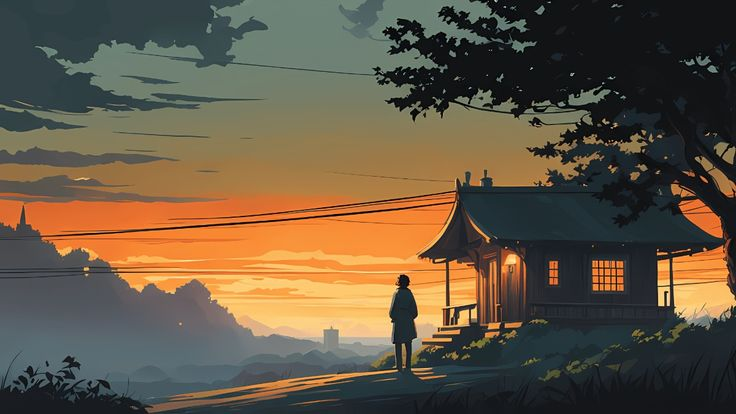
#> input picture Open_CV/resources/images/img3.jpg, 736 x 414 px
$ python 15_bw_image.py
#> lines starting #> are read from the running program, lines starting #| are printed output that depends on the picture; after the words box and inside, x2 and y2 are one past the last pixel; in counts of white or black regions, pixels touching at a corner belong together
import cv2

img = cv2.imread('../resources/images/img3.jpg')
#> img is the input picture: shape (414, 736, 3); mean B, G, R 67.5, 86.9, 100.8

g_img = cv2.cvtColor(img, cv2.COLOR_BGR2GRAY)
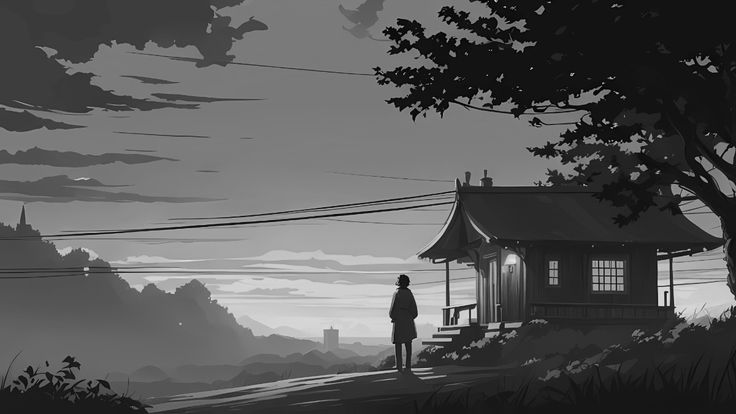
#> g_img: shape (414, 736); min 0, max 238, mean 88.8

_, bw = cv2.threshold(g_img, 127, 255, cv2.THRESH_BINARY)
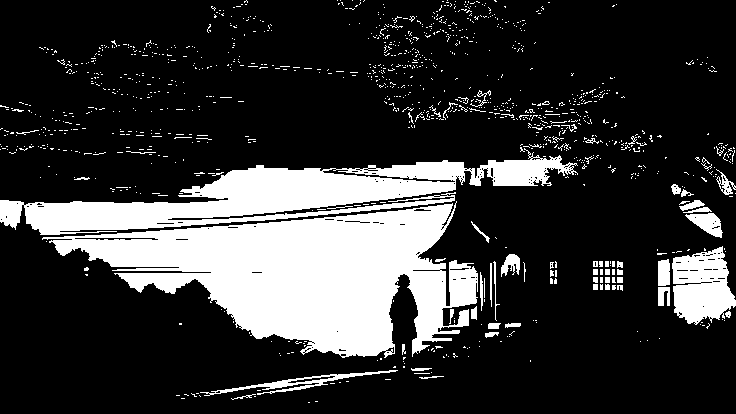
#> bw: shape (414, 736); 21.1% white; 1141 white regions (1081 under 20 px), largest, box (x1, y1, x2, y2) and area: (42, 201, 478, 358) 34981, (0, 148, 578, 235) 17935, (672, 246, 736, 325) 3478

cv2.imshow('original', img)
cv2.imshow('Gray', g_img)
cv2.imshow('B_W', bw)

cv2.waitKey(0)
cv2.destroyAllWindows()

$ run again, with Open_CV/resources/images/img1.jpg copied over Open_CV/resources/images/img3.jpg
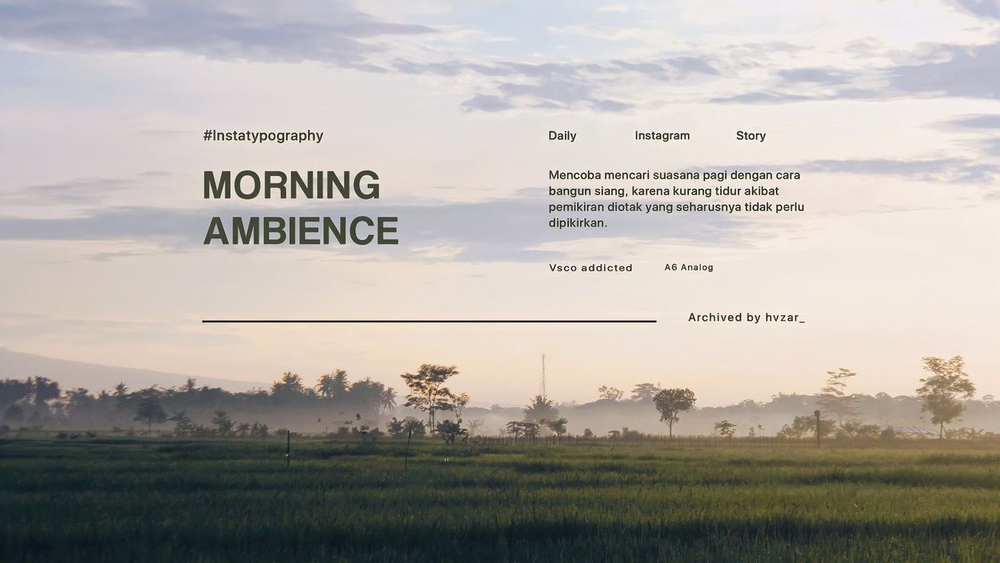
#> input picture Open_CV/resources/images/img1.jpg, 1000 x 563 px, shrunk from 1308 x 736 before the run
#> img is the input picture: shape (563, 1000, 3); mean B, G, R 163.1, 169.1, 174.3
#> `g_img = cv2.cvtColor(img, cv2.COLOR_BGR2GRAY)`:
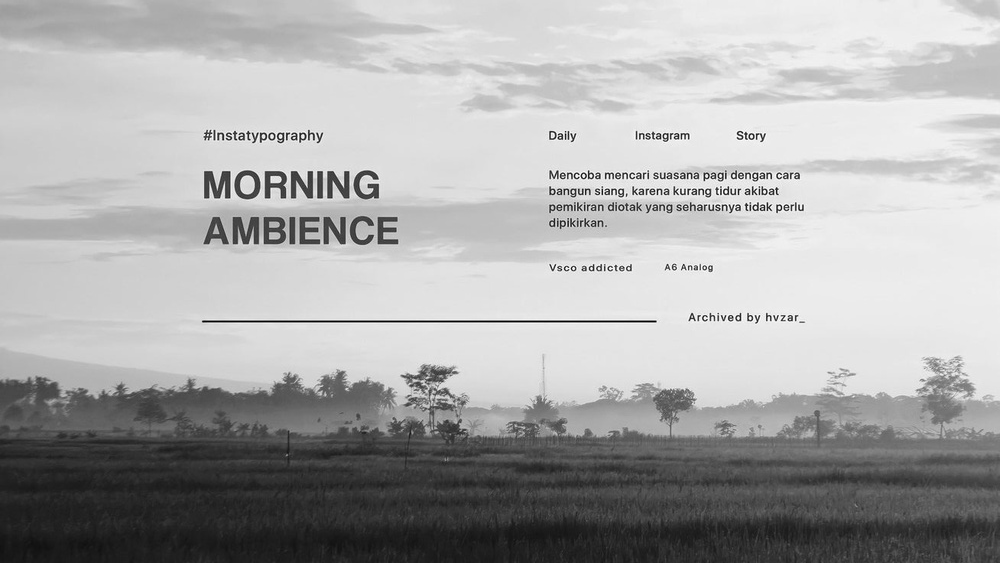
#> g_img: shape (563, 1000); min 1, max 255, mean 170
#> `_, bw = cv2.threshold(g_img, 127, 255, cv2.THRESH_BINARY)`:
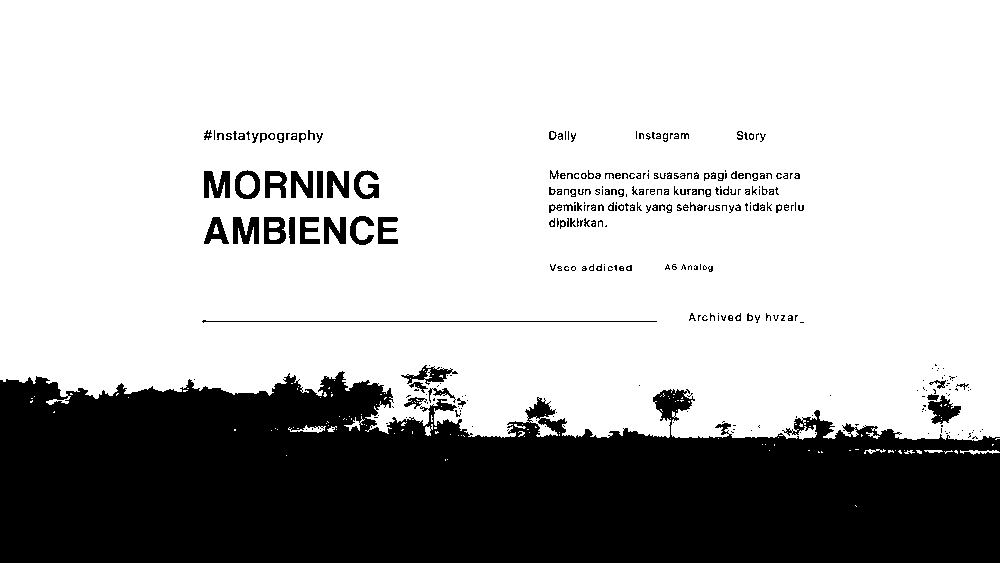
#> bw: shape (563, 1000); 71.7% white; 324 black regions (205 under 20 px), largest, box (x1, y1, x2, y2) and area: (0, 371, 1000, 563) 148332, (928, 395, 961, 424) 510, (233, 217, 259, 244) 508

$ run again, with Open_CV/resources/images/img4.jpg copied over Open_CV/resources/images/img3.jpg
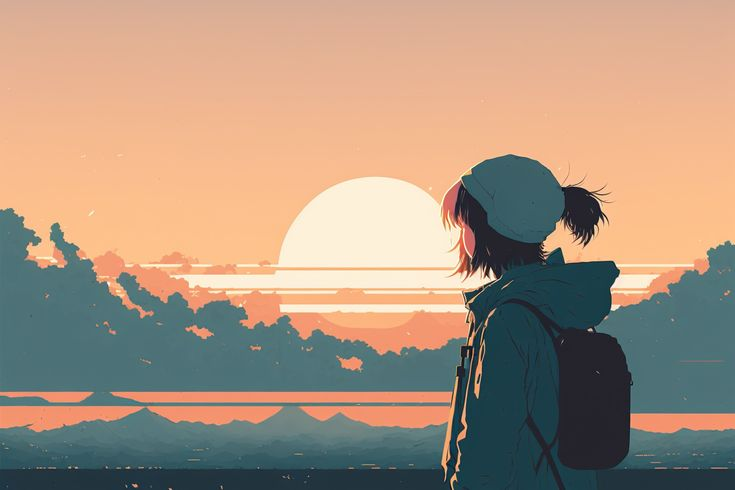
#> input picture Open_CV/resources/images/img4.jpg, 735 x 490 px
#> img is the input picture: shape (490, 735, 3); mean B, G, R 127.4, 147.3, 169.9
#> `g_img = cv2.cvtColor(img, cv2.COLOR_BGR2GRAY)`:
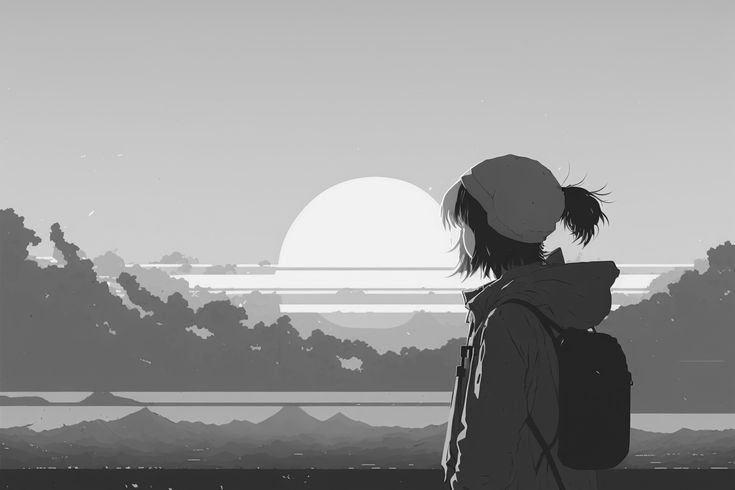
#> g_img: shape (490, 735); min 7, max 252, mean 151.8
#> `_, bw = cv2.threshold(g_img, 127, 255, cv2.THRESH_BINARY)`:
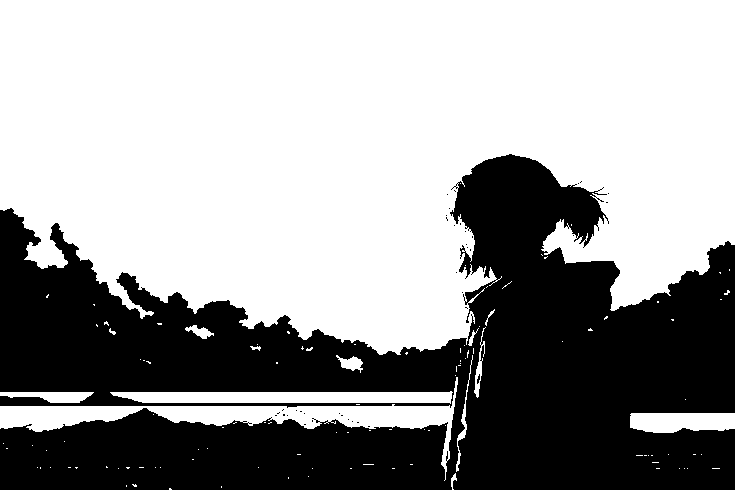
#> bw: shape (490, 735); 61.3% white; 38 black regions (37 under 20 px), largest, box (x1, y1, x2, y2) and area: (0, 154, 735, 490) 139373
